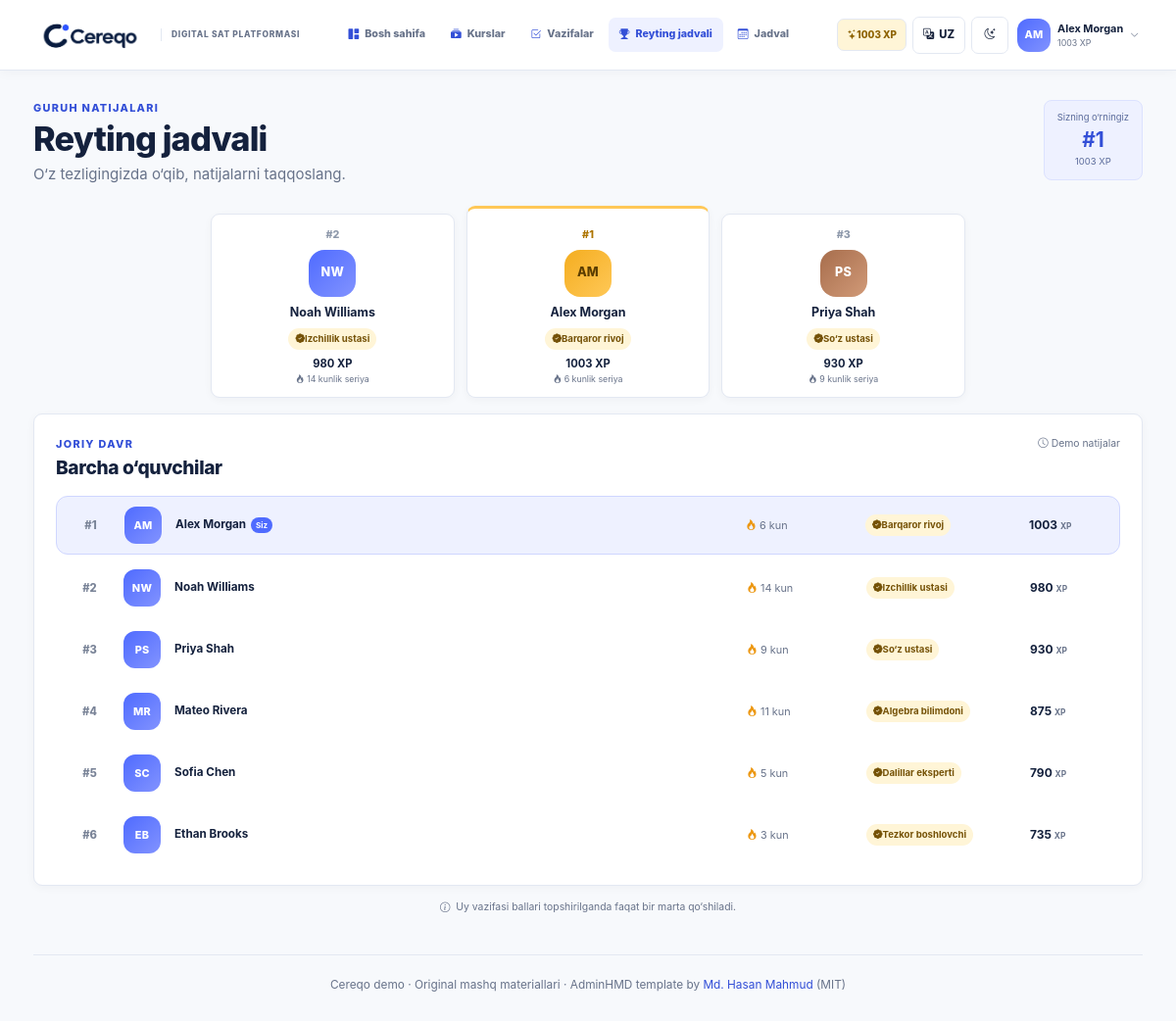
Page /leaderboard/ (signed in) on the committed database.
### learning/models.py (models this page shows, shortened)
class Student(models.Model):
    user = models.OneToOneField(
        settings.AUTH_USER_MODEL,
        on_delete=models.CASCADE,
        related_name="student_profile",
        null=True,
        blank=True,
    )
    name = models.CharField(max_length=100, unique=True)
    initials = models.CharField(max_length=3)
    points = models.PositiveIntegerField(default=0)
    streak = models.PositiveIntegerField(default=0)
    badge = models.CharField(max_length=80, blank=True)
    is_demo = models.BooleanField(default=False)
    class Meta:
        ordering = ["-points", "name"]
    @property
    def rank(self):
        return Student.objects.filter(points__gt=self.points).count() + 1

### learning/views.py (the view)
# urls.py: path("leaderboard/", views.leaderboard, name="leaderboard"),
@login_required
def leaderboard(request):
    student = _student(request)
    students = list(Student.objects.all())
    return render(
        request,
        "learning/leaderboard.html",
        {"active_nav": "rank", "students": students, "current_student": student},
    )

### learning/context_processors.py (called while the page is built)
def demo_shell(request):
    student = student_for_user(request.user)
    return {"demo_student": student}

### learning/student_profiles.py (called while the page is built)
def student_for_user(user):
    if not user or not user.is_authenticated:
        return None
    try:
        return user.student_profile
    except Student.DoesNotExist:
        display_name = user.get_full_name() or user.email.split("@")[0] or user.get_username()
        display_name = _unique_name(display_name, user)
        return Student.objects.create(
            user=user,
            name=display_name,
            initials=_initials(display_name),
            badge="New learner",
        )

### learning/views.py (called while the page is built)
def _student(request):
    return student_for_user(request.user)

### templates/learning/leaderboard.html (shortened to what this page needs)
{% extends 'base.html' %}{% load i18n %}
{% block content %}
<section class="page-heading"><div><p class="eyebrow">{% translate "Class standings" %}</p><h1>{% translate "Leaderboard" %}</h1><p>{% translate "Compare progress while learning at your own pace." %}</p></div><div class="your-rank-callout"><span>{% translate "Your rank" %}</span><strong>#{{ current_student.rank }}</strong><small>{{ current_student.points }} XP</small></div></section>
<section class="podium" aria-label="Top three learners">
  {% for student in students|slice:':3' %}
  <article class="podium-place place-{{ forloop.counter }} {% if student.pk == current_student.pk %}is-current{% endif %}">
    <span class="podium-rank">#{{ forloop.counter }}</span><span class="avatar avatar-lg">{{ student.initials }}</span><strong>{{ student.name }}</strong><span class="badge-chip"><i class="bi bi-patch-check-fill"></i> {% translate student.badge %}</span><b>{{ student.points }} XP</b><small><i class="bi bi-fire"></i> {% blocktranslate with streak=student.streak %}{{ streak }} day streak{% endblocktranslate %}</small>
  </article>
  {% endfor %}
</section>
<section class="surface-card leaderboard-card">
  <div class="section-title-row"><div><p class="eyebrow">{% translate "This season" %}</p><h2>{% translate "All learners" %}</h2></div><span class="season-note"><i class="bi bi-clock"></i> {% translate "Demo standings" %}</span></div>
  <div class="leaderboard-list" role="list">
    {% for student in students %}
    <article class="leader-row {% if student.pk == current_student.pk %}current-row{% endif %}" role="listitem">
      <span class="rank-number">#{{ forloop.counter }}</span><span class="avatar">{{ student.initials }}</span><div class="learner-name"><strong>{{ student.name }}{% if student.pk == current_student.pk %}<span>{% translate "You" %}</span>{% endif %}</strong></div><span class="learner-streak"><i class="bi bi-fire"></i> </span><span class="badge-chip learner-badge"><i class="bi bi-patch-check-fill"></i> {% translate student.badge %}</span><strong class="learner-points">{{ student.points }} <small>XP</small></strong>
    </article>
    {% endfor %}
  </div>
</section>
<p class="leaderboard-footnote"><i class="bi bi-info-circle"></i> {% translate "Homework points are added once when an eligible task is submitted." %}</p>
{% endblock %}

### templates/base.html (shortened to what this page needs)
{% load static i18n %}
<!doctype html>
<html lang="{{ LANGUAGE_CODE }}">
<head>
  <link rel="stylesheet" href="{% static 'vendor/bootstrap/css/bootstrap.min.css' %}">
  <link rel="stylesheet" href="{% static 'vendor/bootstrap-icons/css/bootstrap-icons.css' %}">
  <link rel="stylesheet" href="{% static 'cereqo/css/cereqo.css' %}">
</head>
<body>
  <div class="app-shell topnav-shell">
    <header class="desktop-topbar main-navbar">
      <a class="topnav-brand" href="{% url 'learning:dashboard' %}"><img src="{% static 'cereqo/img/cereqo-logo.png' %}" alt="Cereqo"><span>{% translate "Digital SAT platform" %}</span></a>
      <nav class="desktop-main-nav" aria-label="Main navigation">{% include 'learning/_nav_links.html' %}</nav>
      <div class="topnav-actions">{% if user.is_authenticated and demo_student %}<span class="topnav-xp"><i class="bi bi-stars"></i>{{ demo_student.points }} XP</span>{% endif %}{% include 'learning/_toolbar_controls.html' %}{% if user.is_authenticated %}{% include 'learning/_profile_menu.html' %}{% else %}<a class="btn btn-primary navbar-login" href="{% url 'login' %}"><i class="bi bi-box-arrow-in-right"></i>{% translate "Log in" %}</a>{% endif %}</div>
    </header>
    <div class="app-main {% if landing_page %}landing-main{% endif %} {% if course_navigation %}has-course-sidebar{% endif %}">
      <main id="main-content" class="{% if landing_page %}landing-content{% else %}page-content{% endif %}" tabindex="-1">
        {% block content %}{% endblock %}
        {% if not landing_page %}
        <footer class="page-footer">{% translate "Cereqo demo" %} · {% translate "Original practice content" %} · AdminHMD template by <a href="https://github.com/HasanMahmudDev" target="_blank" rel="noreferrer">Md. Hasan Mahmud</a> (MIT)</footer>
        {% endif %}
      </main>
    </div>
  </div>
</body>
</html>

### templates/learning/_profile_menu.html (shortened to what this page needs)
{% load i18n %}
{% if user.is_authenticated and demo_student %}<div class="dropdown profile-menu">
  <button class="profile-trigger" type="button" data-bs-toggle="dropdown" aria-expanded="false" aria-label="{% translate 'Open profile menu' %}"><span class="avatar avatar-sm">{{ demo_student.initials }}</span><span class="profile-trigger-copy"><strong>{{ demo_student.name }}</strong><small>{{ demo_student.points }} XP</small></span><i class="bi bi-chevron-down"></i></button>
</div>{% endif %}

### rows in the picture
Student: points "1003", initials "AM", name "Alex Morgan", rank "1"
Student: initials "NW", name "Noah Williams", points "980"
Student: initials "PS", name "Priya Shah", points "930"
Student: initials "MR", name "Mateo Rivera", points "875"
Student: initials "SC", name "Sofia Chen", points "790"
Student: initials "EB", name "Ethan Brooks", points "735"

### other values in the picture
{{ LANGUAGE_CODE|upper }} "UZ"
